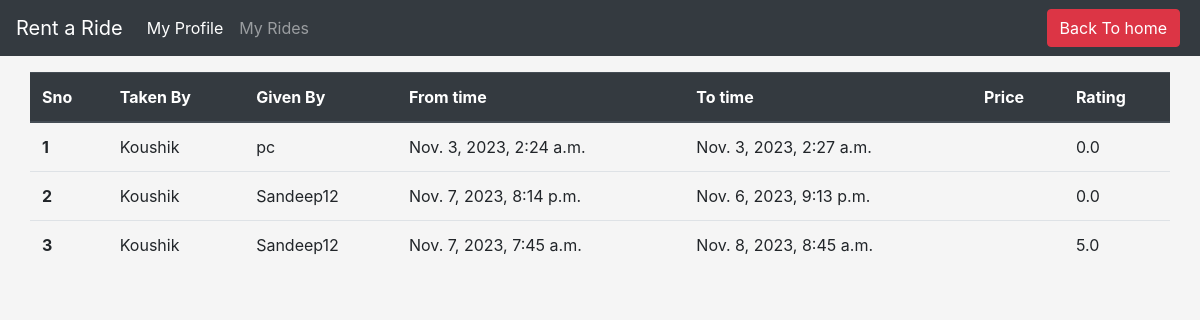
The app's page /Koushik/Transactions/ (signed in), older data.
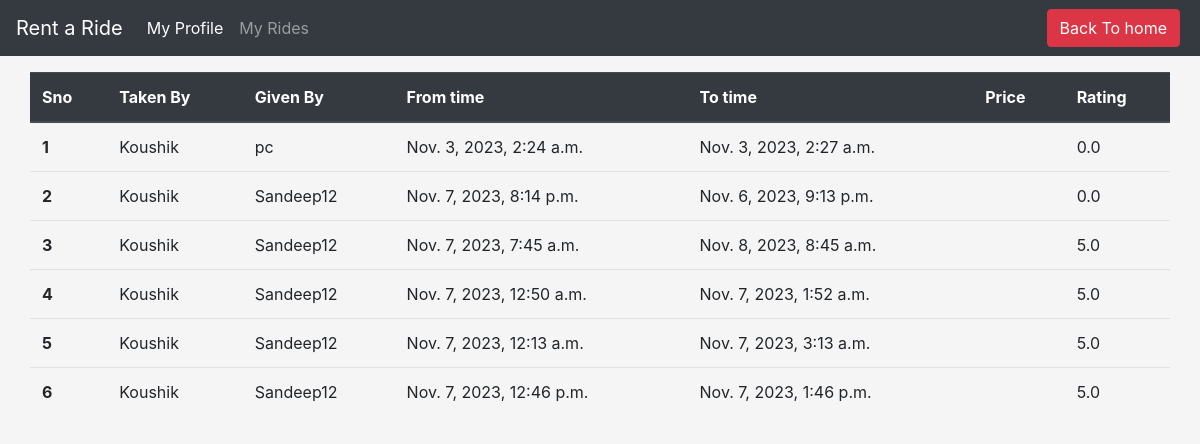
The same page, newer data.
### rentals/models.py (models this page shows)
class Transactions(models.Model):
    uniq = models.CharField(max_length=10)
    username1 = models.CharField(max_length=40)
    username2 = models.CharField(max_length=40)
    from_time = models.DateTimeField()
    to_time = models.DateTimeField()
    cost = models.IntegerField(default=0)
    rating = models.FloatField(default=0)

### rentals/views.py (the view)
# urls.py: path('<user>/Transactions/',views.seeTransactions,name='See Transactions'),
@login_required
def seeTransactions(request,user):
    transac = Transactions.objects.filter(username1= user)
    context = {'username':user,'transactions':transac}
    return render(request,'transactions.html',context)

### rentals/templates/transactions.html (shortened to what this page needs)
{% extends 'base.html' %}
{% block headings %}
<ul class="navbar-nav mr-auto">
    <li class="nav-item active">
      <a class="nav-link" href="/{{username}}">My Profile<span class="sr-only">(current)</span></a>
    </li>
    <li class="nav-item ">
      <a class="nav-link" href="/{{username}}/Transactions">My Rides<span class="sr-only">(current)</span></a>
    </li>
</ul>
{% endblock %}
{% block button %}
<form class="form-inline my-2 my-lg-0">
    <a href="/{{username}}" class="btn btn-danger mx-1 my-2 my-sm-0">Back To home</a>
</form>
{% endblock %}
{% block body %}
<table class="table my-3 container">
    <thead class="thead-dark">
      <tr>
        <th scope="col">Sno</th>
        <th scope="col">Taken By</th>
        <th scope="col">Given By</th>
        <th scope="col">From time</th>
        <th scope="col">To time</th>
        <th scope="col">Price</th>
        <th scope="col">Rating</th>
      </tr>
    </thead>
    <tbody>
        {% for i in transactions %}
      <tr>
        <th scope="row">{{forloop.counter}}</th>
        <td>{{i.username1}}</td>
        <td>{{i.username2}}</td>
        <td>{{i.from_time}}</td>
        <td>{{i.to_time}}</td>
        <td>{{i.price}}</td>
        <td>{{i.rating}}</td>
      </tr>
      {% endfor %}
    </tbody>
  </table>
{% endblock %}

### rentals/templates/base.html (shortened to what this page needs)
<!doctype html>
<html lang="en">
  <head>
    <link rel="stylesheet" href="https://cdn.jsdelivr.net/npm/bootstrap@4.6.2/dist/css/bootstrap.min.css">
    <link rel="stylesheet" href="https://stackpath.bootstrapcdn.com/bootstrap/4.3.1/css/bootstrap.min.css">
    <link rel="stylesheet" href="https://cdnjs.cloudflare.com/ajax/libs/font-awesome/4.7.0/css/font-awesome.min.css">
  </head>
  <body >
    <nav class="navbar sticky-top navbar-expand-lg navbar-dark bg-dark">
        <a class="navbar-brand" href="#">Rent a Ride</a>
        <div class="collapse navbar-collapse" id="navbarSupportedContent">
            {% block headings %}{% endblock %}
            {% block button %}{% endblock %}
        </div>
      </nav>
      {% block body %}{% endblock %}
  </body>
</html>

### rentals/templates/base.html (style rules this page uses)
body { background-color: #f5f5f5; }

Row changes from the older to the newer data that the page shows:
added Transactions: username1 "Koushik", username2 "Sandeep12", from_time "Nov. 7, 2023, 12:50 a.m.", to_time "Nov. 7, 2023, 1:52 a.m.", rating "5.0"
added Transactions: username1 "Koushik", username2 "Sandeep12", from_time "Nov. 7, 2023, 12:13 a.m.", to_time "Nov. 7, 2023, 3:13 a.m.", rating "5.0"
added Transactions: username1 "Koushik", username2 "Sandeep12", from_time "Nov. 7, 2023, 12:46 p.m.", to_time "Nov. 7, 2023, 1:46 p.m.", rating "5.0"
